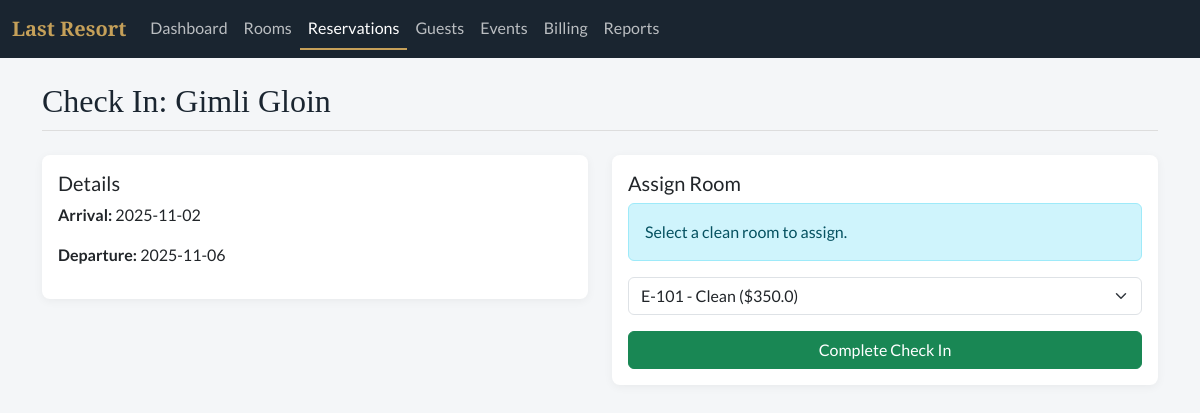
The page /checkin/7 on the database as committed earlier.
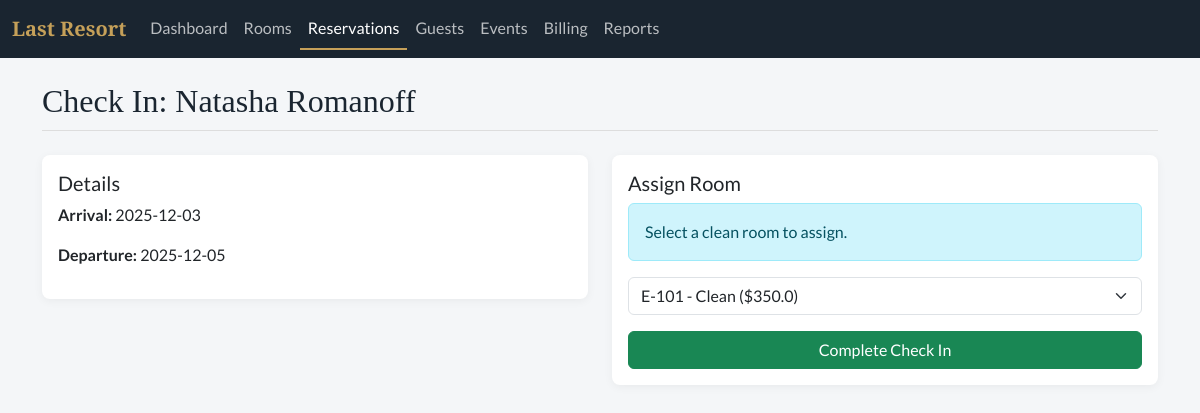
The same page on the database as committed later.
### tables this page shows
CREATE TABLE reservation (
    resvId INTEGER PRIMARY KEY,
    partyId INTEGER, 
    dateCreated DATETIME DEFAULT CURRENT_TIMESTAMP,
    startDate DATE,
    roomId INTEGER,
    endDate DATE,
    status TEXT, 
    FOREIGN KEY(partyId) REFERENCES party(partyId),
    FOREIGN KEY(roomId) REFERENCES room(roomId)
);

### app.py (the view)
@app.route('/checkin/<int:resv_id>')
def checkin(resv_id):
    db = get_db()
    resv = db.execute("""
        SELECT r.resvId, r.startDate, r.endDate,
               COALESCE(pe.firstName || ' ' || pe.lastName, o.orgName) as guestName
        FROM reservation r
        LEFT JOIN person pe ON r.partyId = pe.partyId
        LEFT JOIN organization o ON r.partyId = o.partyId
        WHERE r.resvId = ?
    """, (resv_id,)).fetchone()
    available_rooms = db.execute("SELECT * FROM room WHERE currentStatus = 'Clean'").fetchall()
    return render_template('checkin.html', resv=resv, rooms=available_rooms, active_page='reservations')

### app.py (called while the page is built)
def get_db():
    db = getattr(g, '_database', None)
    if db is None:
        db = g._database = sqlite3.connect(DATABASE)
        db.row_factory = sqlite3.Row
    return db

@app.teardown_appcontext
def close_connection(exception):
    db = getattr(g, '_database', None)
    if db is not None:
        db.close()

### templates/checkin.html
{% extends "base.html" %}
{% block content %}
<h2>Check In: {{ resv.guestName }}</h2>
<div class="row mt-4">
    <div class="col-md-6">
        <div class="card p-3 mb-3">
            <h5>Details</h5>
            <p><strong>Arrival:</strong> {{ resv.startDate }}</p>
            <p><strong>Departure:</strong> {{ resv.endDate }}</p>
        </div>
    </div>
    <div class="col-md-6">
        <div class="card p-3">
            <h5>Assign Room</h5>
            <div class="alert alert-info">Select a clean room to assign.</div>
            <form>
                <select class="form-select mb-3">
                    {% for r in rooms %}
                    <option value="{{ r.roomId }}">{{ r.roomNumber }} - {{ r.currentStatus }} (${{ r.baseRate }})</option>
                    {% endfor %}
                </select>
                <button class="btn btn-success w-100">Complete Check In</button>
            </form>
        </div>
    </div>
</div>
{% endblock %}

Rows that differ between the two databases and show on the page:
changed reservation: startDate "2025-11-02" → "2025-12-03"; endDate "2025-11-06" → "2025-12-05"
Other text that changed with them:
{{ resv.guestName }}: "Gimli Gloin" → "Natasha Romanoff"
